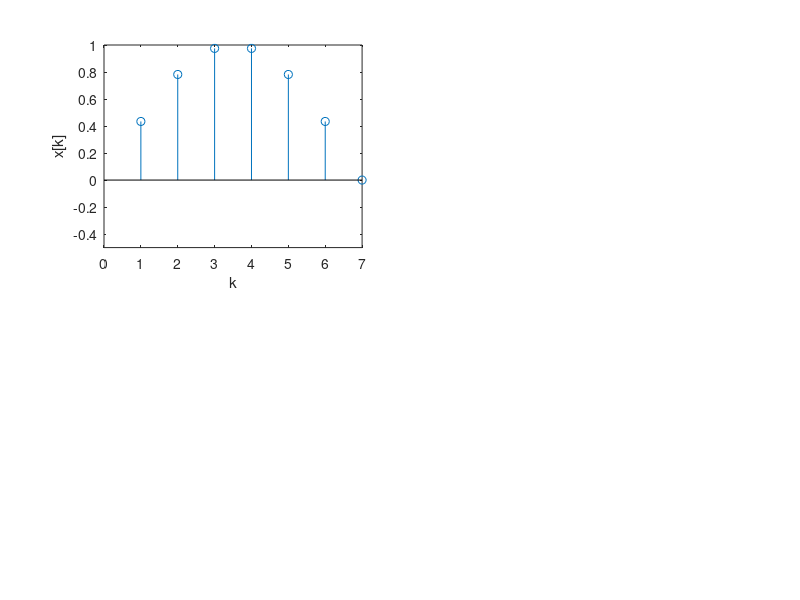
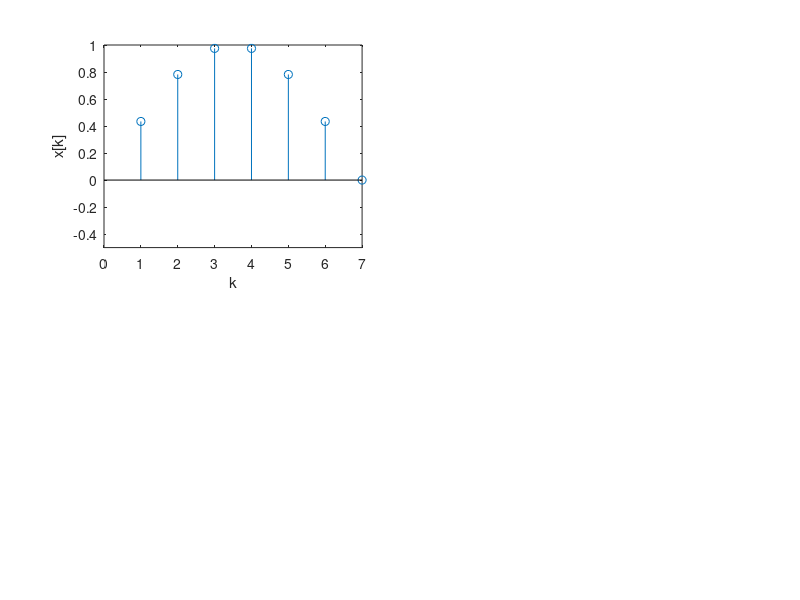
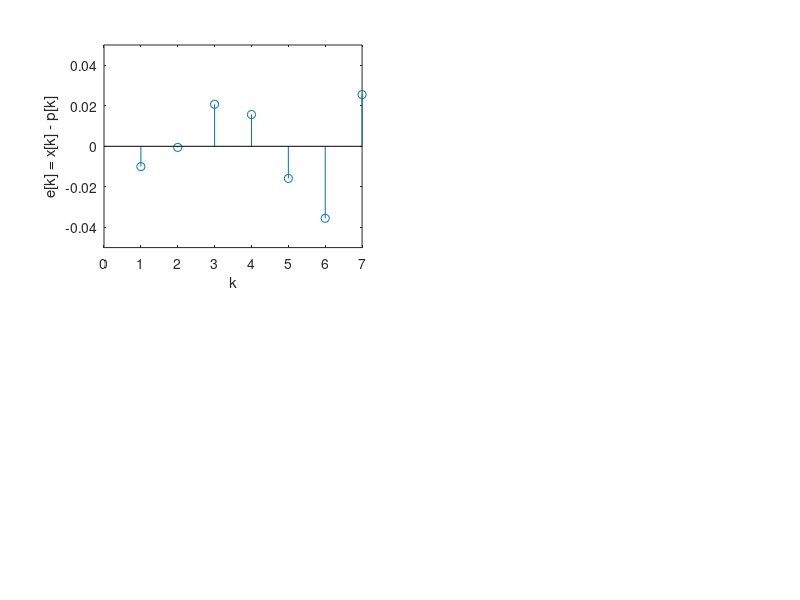
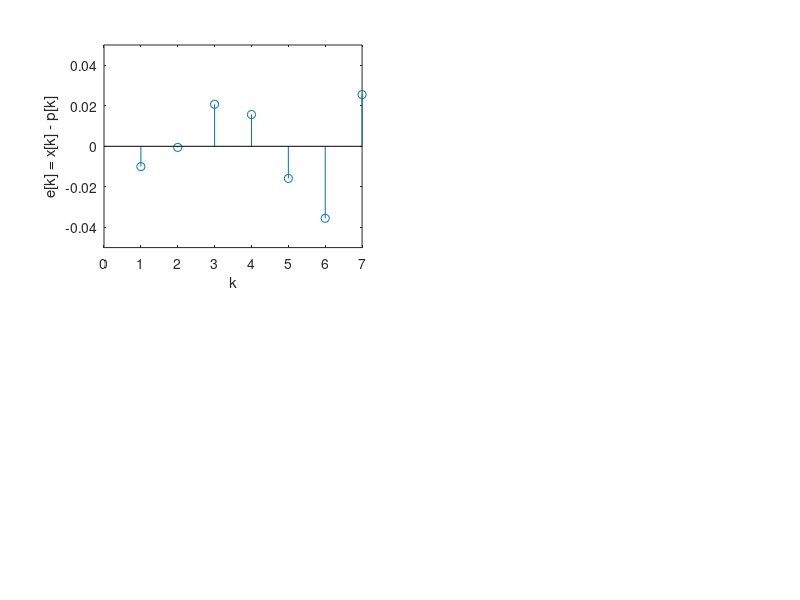

Write MATLAB code to recreate these figures, in order.
% find a discrete approximating polynomial
% Copyright 1999 by Todd K. Moon

n = (1:7)';
x = sin(n*pi/7);
clf;
subplot(2,2,1);
stem(n,x)
xlabel('k')
ylabel('x[k]')
axis([0,7 -.5 1]);
print -dps ../pictures/discapprox1.ps
print -deps ../pictures/discapprox1.eps

m = 3;
mlist = 0:m-1;
P = [];
for i=n'
  P = [P;i.^mlist];
end
c = P\x;
p = P*c;

clf
subplot(2,2,1);
err = x-p;
stem(n,err);
axis([0,7 -.05 .05]);
xlabel('k')
ylabel('e[k] = x[k] - p[k]')
print -dps ../pictures/discapprox2.ps
print -deps ../pictures/discapprox2.eps
